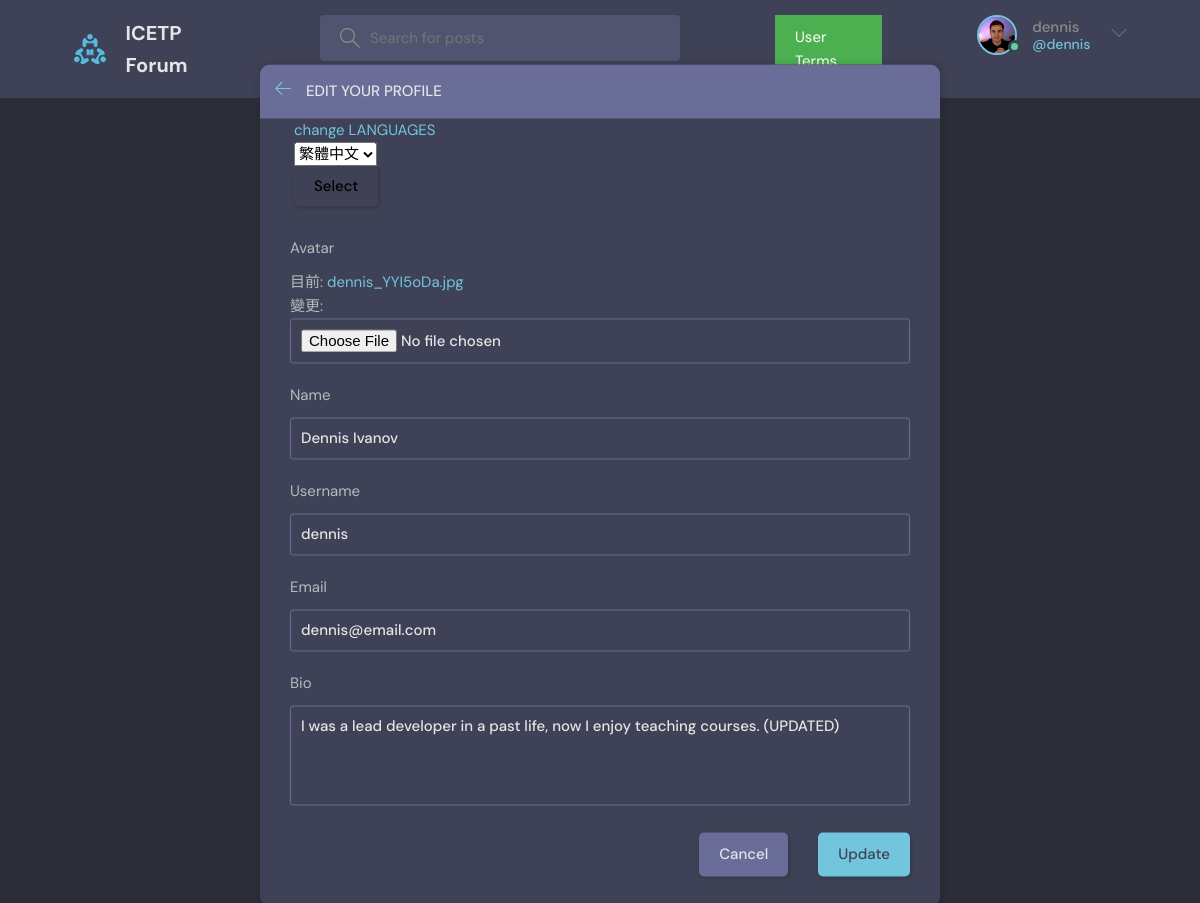
Screenshot of /zh-hant/update-user/ (signed in) with the database file from the repository.
### base/models.py (models this page shows)
class User(AbstractUser):
    name = models.CharField(unique=True,max_length=200, null=True)
    email = models.EmailField(unique=True, null=True)
    bio = models.TextField(null=True)
    avatar = models.ImageField(null=True, default="avatar.svg")
    USERNAME_FIELD = 'name'
    REQUIRED_FIELDS = ['email']

### base/views.py (the view)
# urls.py: path('update-user/', views.updateUser, name="update-user"),
@login_required(login_url='login')
def updateUser(request):
    user = request.user
    form = UserForm(instance=user)
    if request.method == 'POST':
        form = UserForm(request.POST, request.FILES, instance=user)
        if form.is_valid():
            form.save()
            return redirect('user-profile', pk=user.id)
    return render(request, 'base/update-user.html', {'form': form})

### base/forms.py
class UserForm(ModelForm):
    class Meta:
        model = User
        fields = ['avatar', 'name', 'username', 'email', 'bio']

### base/templates/base/update-user.html (shortened to what this page needs)
{% extends 'main.html' %}
{% load i18n %}
{% block content %}
<main class="update-account layout">
  <div class="container">
    <div class="layout__box">
      <div class="layout__boxHeader">
        <div class="layout__boxTitle">
          <a href="{% url 'home' %}">
            <svg version="1.1" xmlns="http://www.w3.org/2000/svg" width="32" height="32" viewBox="0 0 32 32">
              <title>arrow-left</title>
              <path
                d="M13.723 2.286l-13.723 13.714 13.719 13.714 1.616-1.611-10.96-10.96h27.625v-2.286h-27.625l10.965-10.965-1.616-1.607z">
              </path>
            </svg>
          </a>
          <h3>Edit your profile</h3>
        </div>
      </div>
<nav class="navbar navbar-expand-md fixed-top navbar-light box-shadow bg-white">
    <div class="container">
        <a class="navbar-brand align-items-md-center" href="#">{% trans "change LANGUAGES" %}</a>
        <form class="form-inline ml-3-md" action="{% url 'set_language' %}" method="post">
            <div class="input-group">
                <select name="language" class="form-control">
                    {% get_current_language as LANGUAGE_CODE %}
                    {% get_available_languages as LANGUAGES %}
                    {% get_language_info_list for LANGUAGES as languages %}
                    {% for language in languages %}
                        <option value="{{ language.code }}"{% if language.code == LANGUAGE_CODE %} selected{% endif %}>
                            {{ language.name_local }}
                        </option>
                    {% endfor %}
                </select>
                <div class="input-group-append">
                    <button type="submit" class="btn btn-inline btn-sm bg-success">
                        {% trans "Select" %}
                    </button>
                </div>
            </div>
        </form>
    </div>
</nav>
      <div class="layout__body">
        <form class="form" action="" method="POST" enctype="multipart/form-data">
          {% for field in form %}
          <div class="form__group">
            <label for="profile_pic">{{field.label}}</label>
            {{field}}
          </div>
          {% endfor %}
          <div class="form__action">
            <a class="btn btn--dark" href="index.html">Cancel</a>
            <button class="btn btn--main" type="submit">Update</button>
          </div>
        </form>
      </div>
    </div>
  </div>
</main>
{% endblock content %}

### templates/navbar.html (shortened to what this page needs)
{% load static %}
{% load i18n %}
<header class="header header--loggedIn">
    <div class="container">
        <a href="{% url 'home' %}" class="header__logo">
            <img src="{% static 'images/logo.svg' %}" />
            <h1>{% trans "ICETP Forum" %}</h1>
        </a>
        <form class="header__search" method="GET" action="{% url 'home' %}">
            <label>
                <svg version="1.1" xmlns="http://www.w3.org/2000/svg" width="32" height="32" viewBox="0 0 32 32">
                    <title>{% trans "search" %}</title>
                    <path
                        d="M32 30.586l-10.845-10.845c1.771-2.092 2.845-4.791 2.845-7.741 0-6.617-5.383-12-12-12s-12 5.383-12 12c0 6.617 5.383 12 12 12 2.949 0 5.649-1.074 7.741-2.845l10.845 10.845 1.414-1.414zM12 22c-5.514 0-10-4.486-10-10s4.486-10 10-10c5.514 0 10 4.486 10 10s-4.486 10-10 10z">
                    </path>
                </svg>
                <input name="q" placeholder="Search for posts" />
            </label>
        </form>
        <a id="myButton" href="{% url 'seeds' %}">User Terms</a>
        <nav class="header__menu">
            {% if request.user.is_authenticated %}
            <div class="header__user">
                <a href="{% url 'update-user' %}">
                    <div class="avatar avatar--medium active">
                        <img src="{{request.user.avatar.url}}" />
                    </div>
                    <p>{{request.user.username}} <span>@{{request.user.username}}</span></p>
                </a>
                <button class="dropdown-button">
                    <svg version="1.1" xmlns="http://www.w3.org/2000/svg" width="32" height="32" viewBox="0 0 32 32">
                        <title>chevron-down</title>
                        <path d="M16 21l-13-13h-3l16 16 16-16h-3l-13 13z"></path>
                    </svg>
                </button>
            </div>
            {% else %}
            <a href="{% url 'login' %}">
                <img src="{% static 'images/avatar.svg' %}" />
                <p>{% trans "Login" %}</p>
            </a>
            {% endif %}
        </nav>
    </div>
</header>

### rows the page displays
User: user.avatar (picture), user.username "dennis", form "Dennis Ivanov" "dennis" "dennis@email.com" "I was a lead developer in a past life, now I enjoy teaching courses. (UPDATED)"

### other values shown
{{ field.label }} "Avatar" "Name" "Username" "Email" "Bio"
form field language "繁體中文"
